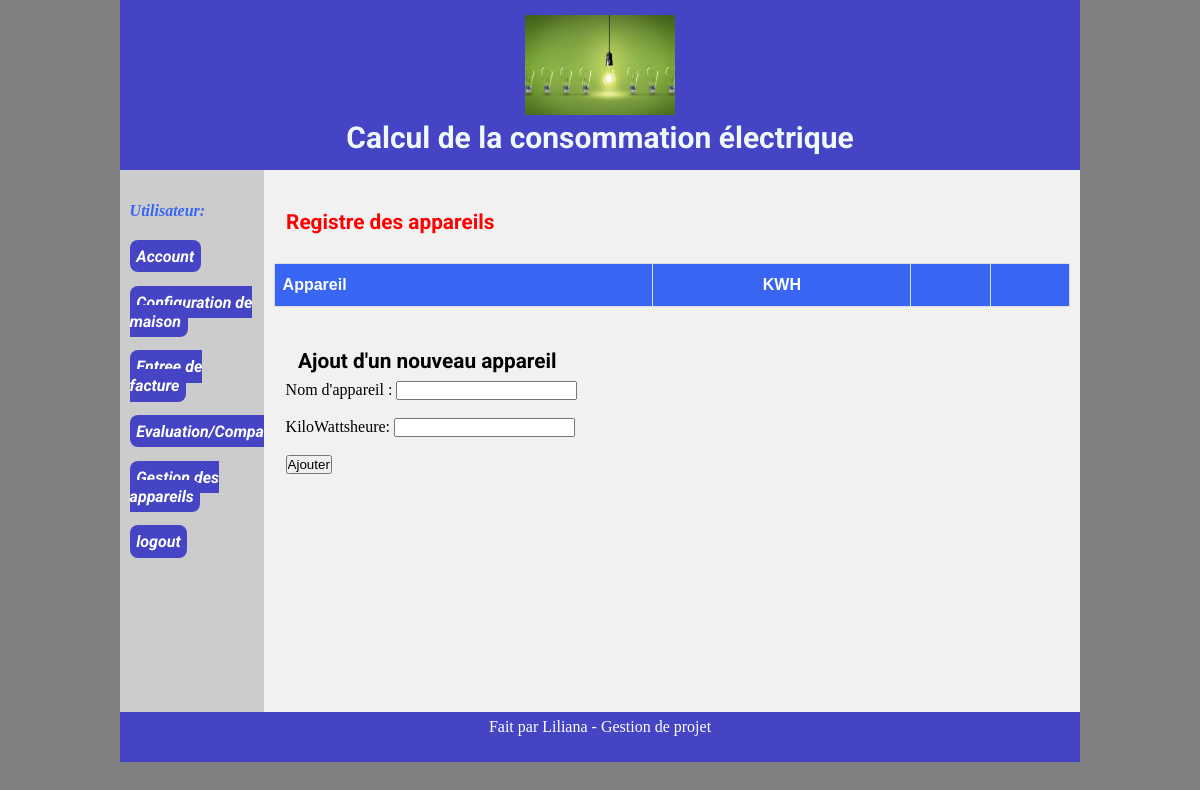
/gestionappareil.php, run on an earlier commit of the app's database.
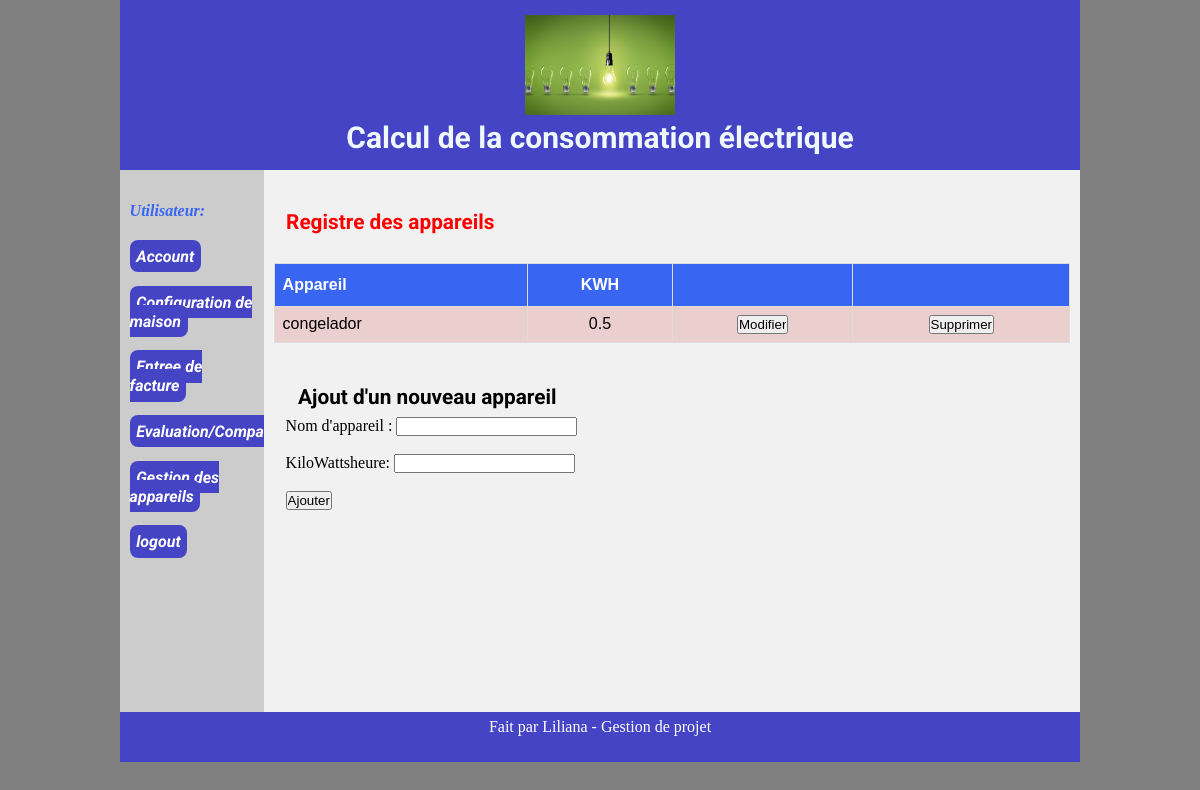
And on a later commit of the database.
### tables this page shows
create table if not exists appareil (
	id bigint auto_increment primary key,
	name varchar(128),
	kilowatts_heure DECIMAL (6,2) UNSIGNED not null
);

### db/autoloader.php (called while the page is built, shortened)
<?php
function autoload_modelrepository($class)
{
    $file = 'db/model-repository/'.$class.'.php';
}
function autoload_model($class)
{
    $file = 'db/model/'.$class.'.php';
}

### config.php (called while the page is built, shortened)
<?php
require_once 'db/autoloader.php';
$config = new ModelRepositoryConfig(NOM_BD, ADRESSE_HOTE_BD, NOM_UTILISATEUR_BD, MDP_BD);

### db/model-repository/ModelRepository.php (called while the page is built, shortened)
<?php
abstract class ModelRepository
{
    public function __construct(ModelRepositoryConfig $config)
    {
        $this->config = $config;
        $this->connexion = new PDO(
            $this->config->creerChaineConnexion(),
            $this->config->getNomUtilisateur(),
            $this->config->getMotDePasse(),
            array(
                PDO::ATTR_PERSISTENT => true,
                PDO::ATTR_ERRMODE => PDO::ERRMODE_EXCEPTION,
                PDO::MYSQL_ATTR_FOUND_ROWS => true
            )
        );
    }
}

### db/model-repository/ModelRepositoryConfig.php (called while the page is built, shortened)
<?php
class ModelRepositoryConfig
{
    private string $nomBD;
    private string $adresseHote;
    private string $nomUtilisateur;
    private string $motDePasse;
    private string $encodage;
    private string $moteur;
    public function __construct(
        string $nomBD,
        string $adresseHote,
        string $nomUtilisateur,
        string $motDePasse,
        string $encodage = 'utf8mb4',
        string $moteur = 'mysql'
    )
    {
        $this->nomBD = $nomBD;
        $this->adresseHote = $adresseHote;
        $this->nomUtilisateur = $nomUtilisateur;
        $this->motDePasse = $motDePasse;
        $this->encodage = $encodage;
        $this->moteur = $moteur;
    }
    public function creerChaineConnexion() : string
    {
        return "$this->moteur:dbname=$this->nomBD;host=$this->adresseHote;charset=$this->encodage;";
    }
    public function getNomUtilisateur() : string
    {
        return $this->nomUtilisateur;
    }
    public function getMotDePasse() : string
    {
        return $this->motDePasse;
    }
}

### db/model-repository/AppareilRepository.php (called while the page is built, shortened)
<?php
class AppareilRepository extends ModelRepository
{
    public function selectAll(): array
    {
        $requete = $this->connexion->prepare("SELECT * FROM appareil");
        $requete->execute();
        $appareils = array();
        while ($record = $requete->fetch())
        {
            $appareil = new Appareil($record['name'], $record['kilowatts_heure'], $record['id']);
            $appareils[] = $appareil;
        }
        return $appareils;
    }
}

### db/model/Appareil.php (called while the page is built, shortened)
<?php
class Appareil
{
    private string $name;
    private float $kilowatts_heure;
        public function setId($id): self
        {
                return $this;
        }
        public function getName(): string
        {
                return $this->name;
        }
        public function setName($name): self
        {
                $this->name = $name;
                return $this;
        }
        public function getKilowattsHeure(): float
        {
                return $this->kilowatts_heure;
        }
        public function setKilowattsHeure($kilowatts_heure): self
        {
                $this->kilowatts_heure = $kilowatts_heure;
                return $this;
        }
}
?>

### gestionappareil.php (the view, shortened to what the changed rows need)
<?php
require_once 'config.php';
$appareilRepo = new AppareilRepository($config);
?>
<!DOCTYPE html>
<html>
<head>
    <link rel="stylesheet" href="mystyle.css">
</head>
<body>
    <?php
    require_once 'section/header.php';
    ?>
    <div class="container">
        <div class="panel">
            <div class="panel-title">
                <h1>Registre des appareils</h1>
            </div>
            <div class="panel-body">
                <table>
                    <tr>
                        <th>Appareil</th>
                        <th class="td-center">KWH</th>
                        <th></th>
                        <th></th>
                    </tr>
                    <?php
                    $appareils = $appareilRepo->selectAll();
                    foreach ($appareils as $appareil)
                    {
                    ?>
                        <tr>
                            <td><?= $appareil->getName() ?></td>
                            <td class="td-center"><?= $appareil->getKilowattsHeure() ?></td>
                            <td class="td-center">
                                <form name="modifierAppareil" action="gestionappareil.php" method="post">
                                    <input type="submit" name="boutonDemandeModification" value="Modifier">
                                </form>
                            </td>
                            <td class="td-center">
                                <form name="supprimerAppareil" action="gestionappareil.php" method="post">
                                    <input type="submit" name="boutonSupprimer" value="Supprimer">
                                </form>
                            </td>
                        </tr>
                    <?php
                    }
                    ?>
                </table>
                <div class="sautligne">
                    <?php
                    if (isset($appareilAModifier))
                    {
                    ?>
                        <form  name="modifierAppareil" action="gestionappareil.php" method="post">
                            <h1>Modification d'un appareil</h1>
                            <label>Appareil à modifier : <input type="text" name="nameAppareil" value="<?= $nameAppareil ?>"></label>
                            <br>
                            <label>KiloWattsheure à modifier : <input type="text" name="kilowattsheure" value="<?= $kilowatts_heure ?>"></label>
                            <br>
                            <input type="hidden" name="id" value="<?= $appareilAModifier->getId() ?>">
                            <input type="submit" name="boutonModifier" value="Modifier">
                            <input type="submit" name="boutonAnnuler" value="Annuler">
                        </form>
                    <?php
                    }
                    else
                    {
                    ?>
                        <form name="ajouterAppareil" action="gestionappareil.php" method="post">
                            <h1>Ajout d'un nouveau appareil</h1>
                            <br>
                            <br>
                        </form>
                    <?php
                    }
                    ?>
                </div>
            </div>
        </div>
    </div>
</body>
</html>

What changed in the data, as far as the page shows it:
added appareil: name "congelador", kilowatts_heure "0.5"
